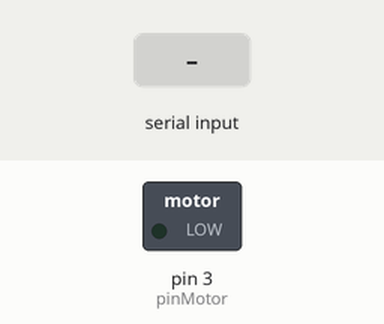
This sketch was run on a simulated Arduino Uno, built with avr-gcc and run on an emulated ATmega328P. On the bench: switched loads named in the sketch (green lamp = pin HIGH). The inputs (shaded band) are chosen by the test bench.

Above: at 1.2 s.
1.3 s: "90,45\n" received over Serial
At 2.1 s:
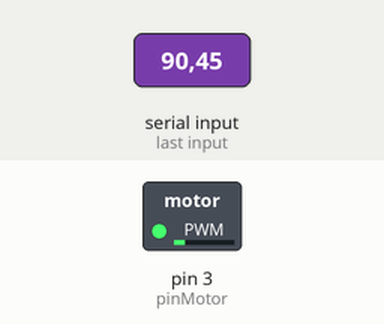
3.8 s: "30,150\n" received over Serial
At 4.3 s:
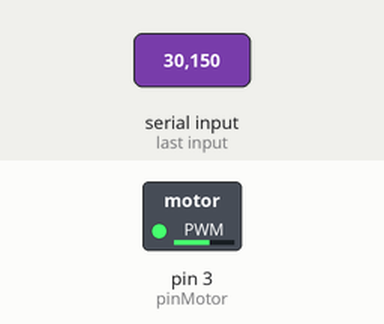
6.3 s: "200\n" received over Serial
At 7.1 s:
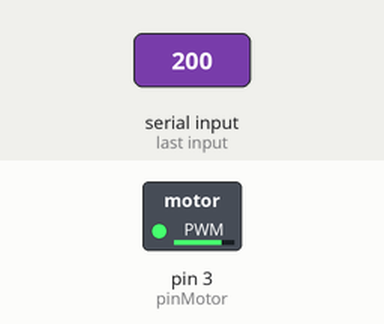
Timing chart, 0 to 9.3 s (numbered marks = the images above; inputs shaded):
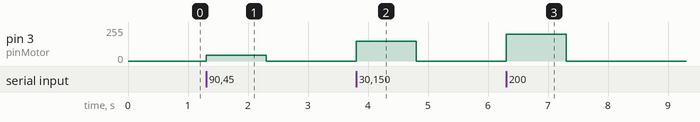

Measured:
- after the input at 1.3 s, pin 3 (pinMotor): 0/255 → 45/255 at once, → 0/255 1.0 s later
- after the input at 3.8 s, pin 3 (pinMotor): 0/255 → 150/255 at once, → 0/255 1.0 s later
- after the input at 6.3 s, pin 3 (pinMotor): 0/255 → 200/255 at once, → 0/255 1.0 s later

The sketch:

sketch_jan18a.ino
```cpp
int pinMotor = 3; // Arduino's third pin is used for transistor

void setup() {
  pinMode(pinMotor, OUTPUT);
  Serial.begin(9600);
  while(!Serial)
  {
    Serial.println("Speed 0 to 255");
  }
}

void loop() {
  if (Serial.available())
  {
    int speed = Serial.parseInt();
    if (speed >= 0 && speed <= 255)
    {
      analogWrite(pinMotor, speed);
    }
  }
}
```
